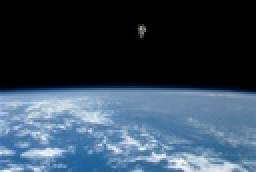
%> input picture img/5.jpg, 128 x 86 px, shrunk from 615 x 413 before the run (shown 2 times larger)
$ octave demo_seam_carving.m   (GNU Octave 9; MATLAB toolbox functions it lacks are replaced by stand-ins)
%> lines starting %> are read from the running program, lines starting %| are printed output that depends on the picture; in (x1, y1, x2, y2) boxes, pixels count from 0 and x2, y2 are one past the last pixel; in counts of white or black regions, pixels touching at a corner belong together; the program's own positions count from 1
### crop.m
function img_crop = crop(img, dims)
% CROP crops the inout image. The output image is of size dims (a vector
% indicating a number of rows and columns).
%
%   Usage:
%       img_crop = crop(img, dims)
%
%   Input:
%       img       : Input image
%       dims      : A vector of length 2 indicating the number of rows
%                   and columns of the output image.
%
%   Output:
%       img_crop  : Output image, with size(img_crop) = dims.
%
%   Example:
%       img = imread('img/5.jpg');
%       [r, c, ~] = size(img);
%       dims = [r, c - 200];
%       img_crop = crop(img, dims);
%       imshow(img);
%       figure;
%       imshow(img_crop);
%
%   See also: seam_carving.m
%
%   Requires:
%
%   References:
%
% Author: Rodrigo Pena
% Date: 19 Nov 2014
% Testing:

%% Parse input
% img
[r, c, d] = size(img);

% dims
assert(length(dims) == 2, ...
    'dims must be a two-dimensional vector.');

assert( (dims(1) <= r) && (dims(2) <= c), ...
    'img_crop''s dimensions must be less or equal to img''s.');

%% Initialization
img_crop = uint8(zeros( dims(1), dims(2), d));

%% Crop image
% Amount of rows to remove on top
cropU = round( (r - dims(1))/2 );

% Amount of rows to remove on bottom
cropD = (r - dims(1)) - cropU;

% Amount of colums to remove on the left
cropL = round( (c - dims(2))/2 );

% Amount of columns to remove on the right
cropR = (c - dims(2)) - cropL;

for i = 1:d
    img_crop(:,:,i) = ...
        img((cropU + 1):(r - cropD), (cropL + 1):(c - cropR), i);
end

end

### seam_carving.m
function img_sc = seam_carving( img, dims )
% SEAM_CARVING retargets the input image os that the output image has the
% specified dimensions.
%
%   Usage:
%       img_sc = seam_carving(img, dims)
%
%   Input:
%       img       : A n-by-m-by-d image.
%       dims      : A scalar indicating the expansion factor in both rows
%                   and columns, OR a vector of length 2 indicating the
%                   number of rows and columns of the output image.
%
%   Output:
%         img_sc  : Retargetted image.
%
%   Example:
%       img = imread('img/5.jpg');
%       [r, c, ~] = size(img);
%       img_sc = seam_carving( img, [r, c - 100] );
%       imshow(img);
%       figure;
%       imshow(img_sc);
%
%   See also: find_k_seams.m, delete_seam.m, expand_seam.m
%
%   Requires:
%
%   References:
%       [1] Avidan, S. and Shamir, A. "Seam Carving for Content-Aware
%       Image Resizing". Mitsubishi Electric Research Laboratories.
%       Technical Report TR2007-087. August 2008.
%       [2] Rubinstein, M. et al. "Improved Seam Carving for Video
%       Retargeting". Mitsubishi Electric Research Laboratories.
%       Technical Report TR2008-064. August 2008.
%
% Author: Rodrigo Pena
% Date: 10 Dec 2014
% Testing:

%% Parse input
% img
[r, c, d] = size(img);
assert((d==3) || (d==1), ...
    'The third dimmension of the input image must be 1 or 3.');

% dims
if (length(dims) == 1)
    dims = [round(dims*r), round(dims*c)];
elseif (length(dims) == 2)
    dims = round(dims);
else
    error('dims must be a scalar or a two-dimensional vector.');
end

%% Initialization
img_sc = img;

%% Seam carving across the rows:
k = r - dims(1);
dir_string = 'horizontal';

switch sign(k)
    case 0 % Do nothing

    case 1 % Remove rows
        [~, img_sc] = find_k_seams(img_sc, abs(k), dir_string);

    case -1 % Add rows
        % Max number of seams to expand per iteration (to avoid artefacts):
        max_k = round(0.1 .* r);

        iterations = floor(abs(k./max_k));
        for i = 1:iterations
            [seams, ~] = find_k_seams(img_sc, max_k, dir_string);
            img_sc = expand_seam(img_sc, seams, dir_string);
        end

        rest = abs(k) - iterations .* max_k;
        if (rest ~= 0)
            [seams, ~] = find_k_seams(img_sc, rest, dir_string);
            img_sc = expand_seam(img_sc, seams, dir_string);
        end
end

%% Seam carving across the columns:
k = c - dims(2);
dir_string = 'vertical';

switch sign(k)
    case 0 % Do nothing

    case 1 % Remove columns
        [~, img_sc] = find_k_seams(img_sc, abs(k), dir_string);

    case -1 % Add columns
        % Max number of seams to expand per iteration (to avoid artefacts):
        max_k = round(0.1 .* c);

        iterations = floor(abs(k./max_k));
        for i = 1:iterations
            [seams, ~] = find_k_seams(img_sc, max_k, dir_string);
            img_sc = expand_seam(img_sc, seams, dir_string);
        end

        rest = abs(k) - iterations .* max_k;
        if (rest ~= 0)
            [seams, ~] = find_k_seams(img_sc, rest, dir_string);
            img_sc = expand_seam(img_sc, seams, dir_string);
        end
end

end

### find_k_seams.m
function [seams, img_reduced] = find_k_seams(img, k, dir_string, h_energy)
% FIND_K_SEAMS finds the k least energy paths (with respect to an energy
% map) when traversing the image in the direction indicated by dir_string.
%
%   Usage:
%       [seams, img_reduced] = find_k_seams(img, k, dir_string)
%
%   Input:
%       img         : A n-by-m-by-d image.
%       k           : Number of seams (or least energy paths) to find.
%       dir_string  : A string {'horizontal', 'vertical'}.
%           - 'horizontal': Traverse the energy map from left to right.
%           - 'vertical': Traverse the energy map from top to bottom.
%       h_energy    : (Optional) Function handle specifying the n-by-m-by-1
%                     energy map as a function of img.
%                     (DEFAULT: @(img) abs_gradient_map(img))
%
%   Output:
%       seams       : A matrix defining the seams.
%           - If dir_string = 'horizontal': A m-by-k matrix with the column
%           indices of a path crossing img from left to right.
%           - If dir_string = 'vertical': A n-by-k matrix with the row
%           indices of a path crossing img from top to bottom.
%       img_reduced : A copy of img, but with the k seams removed. A
%                     by-product of finding the first k seams, can be
%                     useful later.
%
%   Example:
%       img = imread('img/5.jpg');
%       dir_string = 'vertical';
%       k = 10;
%       [seams, img_reduced] = find_k_seams(img, k, dir_string)
%       img_marked = show_seams(img, seams, dir_string);
%       imshow(img);
%       figure;
%       imshow(img_marked);
%       figure;
%       imshow(img_reduced);
%
%   See also: find_k_seams.m, show_seams.m, seam_carving.m
%
%   Requires:
%
%   References:
%       [1] Avidan, S. and Shamir, A. "Seam Carving for Content-Aware
%       Image Resizing". Mitsubishi Electric Research Laboratories.
%       Technical Report TR2007-087. August 2008.
%       [2] Rubinstein, M. et al. "Improved Seam Carving for Video
%       Retargeting". Mitsubishi Electric Research Laboratories.
%       Technical Report TR2008-064. August 2008.
%
% Author: Rodrigo Pena
% Date: 19 Nov 2014
% Testing:

%% Parse input:
% img
[n, m, d] = size(img);
assert((d == 3) || (d == 1), ...
    'The third dimension of the input image must be 1 or 3.');

% k
assert(isnumeric(k), 'k must be numeric');
k = round(k);

% dir_string
assert(strcmp(dir_string,'horizontal') || strcmp(dir_string,'vertical'),...
    'dir_string must be ''horizontal'' or ''vertical''.');
if strcmp(dir_string,'horizontal')
    seams = NaN*ones(m, k);
else
    seams = NaN*ones(n, k);
end

% h_energy
if (nargin < 4) || isempty(h_energy)
    h_energy = @abs_gradient_map;
end
assert(isa(h_energy, 'function_handle'), ...
    'h_energy must be a function handle');

%% Initialization
img_reduced = img;

%% Find k seams:
for iteration = 1:k
    energy_map = h_energy(img_reduced);

    [seam, ~, ~] = find_seam(energy_map, dir_string);

    img_reduced = delete_seam(img_reduced, seam, dir_string);

    seams(:,iteration) = seam;
end

%% Adjust seams's frame of reference
for i = k:-1:2
    seams(:,i:k) = seams(:,i:k) + ...
        (seams(:, i:k) >= repmat(seams(:, i - 1), [1, k - i + 1]));
end

end

### abs_gradient_map.m
function energy_map = abs_gradient_map(img)
% ABS_GRADIENT_MAP computes the absolute gradient map of the input image.
%
%   Usage:
%       energy_map = abs_gradient_map(img)
%
%   Input:
%       img        : A n-by-m-by-d uint8 image. If d = 3, the color space
%                    must be RGB.
%
%   Output:
%       energy_map : A n-by-m energy map computed from the gradient of img.
%
%   Example:
%       img = imread('img/5.jpg');
%       energy_map = abs_gradient_map(img);
%       imshow(img);
%       figure;
%       imagesc(energy_map);
%
%   See also: find_k_seams.m
%
%   Requires:
%
%   References:
%
% Author: Rodrigo Pena
% Date: 29 Nov 2015
% Testing:

%% Parse input
assert(isa(img, 'uint8'), 'Image must be uint8');

%% Initialization
[~, ~, d] = size(img);

%% Compute map
if (d == 3)
    [Ix, Iy] = gradient(double(rgb2gray(img)));
else
    [Ix, Iy] = gradient(double(img_reduced));
end

energy_map = abs(Ix) + abs(Iy);

end

### find_seam.m
function [seam, cum_energy, edges_from] = find_seam(energy_map, dir_string)
% FIND_SEAM finds the least energy path (with respect to an energy map)
% when traversing the image in the direction indicated by dir_string.
%
%   Usage:
%       [seam, cum_energy, edges_from] = find_seam(energy_map, dir_string)
%
%   Input:
%       energy_map :   A n-by-m-by-1 matrix with numeric entries
%       dir_string :   A string {'horizontal', 'vertical'}.
%           - 'horizontal': Traverse energy_map from left to right.
%           - 'vertical': Traverse energy_map from top to bottom.
%
%   Output:
%       seam       :   A vector defining the seam.
%           - If dir_string = 'horizontal': A m-by-1 vector with the
%           column indices of a path crossing img from left to right.
%           - If dir_string = 'vertical': A n-by-1 vector with the row
%             indices of a path crossing img from top to bottom.
%       cum_energy :   A n-by-m matrix with the cumulative energy when
%                      traversing energy_map in the direction indicated by
%                      dir_string.
%       edges_from :   A n-by-m matrix encoding the links between each
%                      pixel in the paths found when traversing energy_map.
%
%
%   Example:
%       img = imread('img/5.jpg');
%       dir_string = 'vertical';
%       [Ix, Iy] = gradient(double(rgb2gray(img)));
%       energy_map = abs(Ix) + abs(Iy);
%       seam = find_seam(energy_map, dir_string);
%       img_marked = show_seams(img, seam, dir_string);
%       imshow(img);
%       figure;
%       imshow(img_marked);
%
%   See also: find_k_seams.m, show_seams.m, seam_carving.m
%
%   Requires:
%
%   References:
%       [1] Avidan, S. and Shamir, A. "Seam Carving for Content-Aware
%       Image Resizing". Mitsubishi Electric Research Laboratories.
%       Technical Report TR2007-087. August 2008.
%       [2] Rubinstein, M. et al. "Improved Seam Carving for Video
%       Retargeting". Mitsubishi Electric Research Laboratories.
%       Technical Report TR2008-064. August 2008.
%
% Author: Rodrigo Pena
% Date: 19 Nov 2014
% Testing:

%% Parse input
% energy_map
[~, ~, d] = size(energy_map);
assert(d == 1, 'energy_map should be a n-by-m-by-1 matrix.');

% dir_string
assert(strcmp(dir_string,'horizontal') || strcmp(dir_string,'vertical'),...
    'dir_string must be ''horizontal'' or ''vertical''.');
if strcmp(dir_string,'horizontal')
    energy_map = energy_map.';
end

%% Initialization
[n, m, ~] = size(energy_map);
cum_energy = repmat(energy_map(1, :), n, 1);
edges_from = zeros(n, m);

%% Dynamic programming to find the paths of less energy
for i = 2:n
    for j = 1:m
        if (j == 1)
            origin_nodes = cum_energy(i-1, 1:2);
        elseif (j == m)
            origin_nodes = cum_energy(i-1, end-1:end);
        else
            origin_nodes = cum_energy(i-1, j-1:j+1);
        end

        [cum_energy(i,j), index] = min(energy_map(i,j) + origin_nodes);

        edges_from(i,j) = j + index - 2 + (j == 1);
    end
end

%% Backtrack and compute seam vector
[~, index] = min(cum_energy(end, :));
seam = index .* ones(n, 1);
for i = n:-1:2
    seam(i - 1) = edges_from(i, seam(i));
end

end

### delete_seam.m
function img_out = delete_seam(img, seam, dir_string)
% DELETE_SEAM deletes a seam from img, outputting an image that is a row or
% a column smaller than the input image.
%
%   Usage:
%       img_out = delete_seam(img, seam, dir_string);
%
%   Input:
%       img        :   A n-by-m-by-d image.
%       seam       :   A vector defining the seam.
%           - If dir_string = 'horizontal': Must be a m-by-1 vector
%             with the column indices of a path crossing img from left to
%             right.
%           - If dir_string = 'vertical': Must be a n-by-1 vector
%             with the row indices of a path crossing img from top to
%             bottom.
%       dir_string :   A string {'horizontal',  'vertical'} (cf. seam info
%                      above).
%
%   Output:
%       img_out    :   The input image with a seam removed.
%           - If dir_string = 'horizontal': A (n-1)-by-m image.
%           - If dir_string = 'vertical': A n-by-(m-1) image.
%
%   Example:
%       img = imread('img/5.jpg');
%       dir_string = 'vertical';
%       seam = find_seam(img, dir_string);
%       img_out = delete_seam(img, seam, dir_string);
%       imshow(img);
%       figure;
%       imshow(img_out);
%
%   See also: find_seam.m, find_k_seams.
%
%   Requires:
%
%   References:
%       [1] Avidan, S. and Shamir, A. "Seam Carving for Content-Aware
%       Image Resizing". Mitsubishi Electric Research Laboratories.
%       Technical Report TR2007-087. August 2008.
%       [2] Rubinstein, M. et al. "Improved Seam Carving for Video
%       Retargeting". Mitsubishi Electric Research Laboratories.
%       Technical Report TR2008-064. August 2008.
%
% Author: Rodrigo Pena
% Date: 19 Nov 2014
% Testing:

%% Parse input

% img
[~, ~, d] = size(img);
assert((d == 3) || (d == 1), ...
    'The third dimension of the input image must be 1 or 3.');

% dir_string
assert(strcmp(dir_string,'horizontal') || strcmp(dir_string,'vertical'),...
    'dir_string must be ''horizontal'' or ''vertical''.');
if strcmp(dir_string,'horizontal')
    if (d == 3)
        img = cat(3, img(:,:,1).', img(:,:,2).', img(:,:,3).');
    else
        img = img.';
    end
end

% seam
[r, c, ~] = size(img);
assert(length(seam) == r, ...
    'seam must be the same size as the input image in the direction dir_string');

%% Initialization
img_out = uint8(zeros(r, c - 1, d));

%% Remove pixels on the seam
for i = 1:r
    current_line = img(i,:,:);
    current_line(:, seam(i), :) = [];
    img_out(i,:,:) = current_line;
end

%% Correct for the transpose
if strcmp(dir_string,'horizontal')
    if (d == 3)
        img_out = cat(3, img_out(:,:,1).', img_out(:,:,2).', ...
            img_out(:,:,3).');
    else
        img_out = img_out.';
    end
end

end

### expand_seam.m
function img_out = expand_seam(img, seam, dir_string)
% EXPAND_SEAM expands a seam from img, outputting an image that is a row or
% a column larger than the input image.
%
%   Usage:
%       img_out = expand_seam(img, seam, dir_string)
%
%   Input:
%       img        : A n-by-m-by-d image.
%       seam       : A vector defining the seam.
%           - If dir_string = 'horizontal': Must be a m-by-1 vector
%             with the column indices of a path crossing img from left to
%             right.
%           - If dir_string = 'vertical': Must be a n-by-1 vector
%             with the row indices of a path crossing img from top to
%             bottom.
%       dir_string : A string {'horizontal',  'vertical'} (cf. seam info
%                      above).
%
%   Output:
%       img_out    : The input image with a seam removed.
%           - If dir_string = 'horizontal': A (n+1)-by-m image.
%           - If dir_string = 'vertical': A n-by-(m+1) image.
%
%   Example:
%       img = imread('img/5.jpg');
%       dir_string = 'vertical';
%       seam = find_seam(img, dir_string);
%       img_out = expand_seam(img, seam, dir_string);
%       imshow(img);
%       figure;
%       imshow(img_out);
%
%   See also: find_seam.m, find_k_seams.
%
%   Requires:
%
%   References:
%       [1] Avidan, S. and Shamir, A. "Seam Carving for Content-Aware
%       Image Resizing". Mitsubishi Electric Research Laboratories.
%       Technical Report TR2007-087. August 2008.
%       [2] Rubinstein, M. et al. "Improved Seam Carving for Video
%       Retargeting". Mitsubishi Electric Research Laboratories.
%       Technical Report TR2008-064. August 2008.
%
% Author: Rodrigo Pena
% Date: 19 Nov 2014
% Testing:

%% Parse input

% img
[~, ~, d] = size(img);
assert((d == 3) || (d == 1), ...
    'The third dimension of the input image must be 1 or 3.');

% dir_string
assert(strcmp(dir_string,'horizontal') || strcmp(dir_string,'vertical'),...
    'dir_string must be ''horizontal'' or ''vertical''.');
if strcmp(dir_string,'horizontal')
    if (d == 3)
        img = cat(3, img(:,:,1).', img(:,:,2).', img(:,:,3).');
    else
        img = img.';
    end
end

% seam
[r, c, ~] = size(img);
assert(length(seam) == r, ...
    'seam must be the same size as the input image in the direction dir_string');

%% Initialization
img_out = uint8(zeros(r, c + 1, d));

%% Expand pixels on the seam
for i = 1:r
    current_line_left = img(i, 1:seam(i), :);
    current_line_right = img(i, (seam(i) + 1):end, :);
    img_out(i,:,:) = cat(2, current_line_left, ...
        current_line_left(1, end, :), current_line_right);
end

%% Correct for the transpose
if strcmp(dir_string,'horizontal')
    if (d == 3)
        img_out = cat(3, img_out(:,:,1).', img_out(:,:,2).', ...
            img_out(:,:,3).');
    else
        img_out = img_out.';
    end
end

end

### content_amp.m
function img_out = content_amp(img, gain)
% CONTENT_AMP zooms in on the high-energy content in the input image, while
% maintaining the original image dimensions.
%
%   Usage:
%       img_out = content_amp(img, gain)
%
%   Input:
%       img     : A r-by-c-by-d image.
%       gain    : A number specifying the amplification (or zoom) level.
%
%   Output:
%       img_out : The output image
%
%   Example:
%       img = imread('img/5.jpg');
%       gain = 1.5;
%       img_out = content_amp(img, gain)
%       imshow(img);
%       imshow(img_out);
%
%   See also: seam_carving.m
%
%   Requires:
%
%   References:
%       [1] Avidan, S. and Shamir, A. "Seam Carving for Content-Aware
%       Image Resizing". Mitsubishi Electric Research Laboratories.
%       Technical Report TR2007-087. August 2008.
%       [2] Rubinstein, M. et al. "Improved Seam Carving for Video
%       Retargeting". Mitsubishi Electric Research Laboratories.
%       Technical Report TR2008-064. August 2008.
%
% Author: Rodrigo Pena
% Date: 10 Dec 2014
% Testing:

%% Parse input:
% img
[r, c, ~] = size(img);

% gain
assert(length(gain) == 1, ...
    'The gain must be a scalar.');
assert(isnumeric(gain), ...
    'The gain must be numeric.');

%% Content amplification:
img_large = imresize(img, gain);
img_out = seam_carving(img_large, [r, c]);

end

### demo_seam_carving.m
%%%%%%%%%%%%%%%%%%%%%%%%%%%%%%%%%%%%%%%%%%%%%%%%%%%%%%%%%%%%%%%%%%%%%%%%%%%
% Seam carving - Image retargetting
%
% Author: Rodrigo Pena
% Date: 10 Dec 2014
%%%%%%%%%%%%%%%%%%%%%%%%%%%%%%%%%%%%%%%%%%%%%%%%%%%%%%%%%%%%%%%%%%%%%%%%%%%

%% Setup
close all
clc

%% Input image
img = imread('img/5.jpg');
%> img is the input picture: size 86x128x3 uint8; mean R, G, B 52.9, 70.2, 87.4
[r, c, d] = size(img);
n_seams = round(0.05 * c);

%% Image reducing:

fprintf('* Image reducing *\n');

tic;
img_crop = crop(img, [r , c - n_seams]);
%> after the loop in crop, `for i = 1:d`:
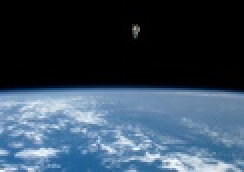
%> img_crop: size 86x122x3 uint8 (shown 2 times larger); mean R, G, B 53.1, 70.4, 87.7
t1 = toc;
fprintf('Time to execute crop.m: %1.2f\n', t1);

tic;
img_resized_small = imresize(img, [r , c - n_seams]);
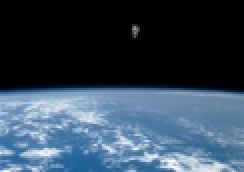
%> img_resized_small: size 86x122x3 uint8 (shown 2 times larger); mean R, G, B 52.9, 70.2, 87.4
t2 = toc;
fprintf('Time to execute imresize.m: %1.2f\n', t2);

tic;
img_sc_small = uint8(seam_carving(img, [r , c - n_seams]));
%> the loop in find_k_seams, `for iteration = 1:k` made 6 passes
%> index in find_seam on passes 1 to 6: 126, 126, 126, 122, 104, 106
%> pass 1, in find_seam, `cum_energy = repmat(energy_map(1, :), n, 1);`:
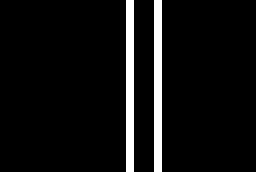
%> cum_energy: size 86x128 double (shown 2 times larger); values 0 (black) and 0.5 (white), 6.2% white; 2 white regions, box (x1, y1, x2, y2) and area: (63, 0, 67, 86) 344, (77, 0, 81, 86) 344
%> after the loop in find_k_seams, `for iteration = 1:k`:
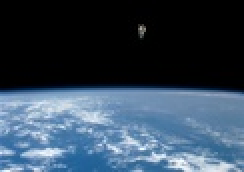
%> img_reduced: size 86x122x3 uint8 (shown 2 times larger); mean R, G, B 53.2, 70.6, 87.9
%> after the loop in find_k_seams, `for iteration = 1:k`: seams = 86 rows, first 8: [90 90 83 90 73 73; 91 91 84 91 74 74; 92 92 85 92 75 75; 93 93 86 93 76 76; 94 94 87 94 77 77; 95 95 88 95 78 78; 96 96 89 96 79 79; 97 97 90 97 80 80]
%> after the loop in find_k_seams, `for i = k:-1:2`: seams = 86 rows, first 8: [90 91 83 93 73 74; 91 92 84 94 74 75; 92 93 85 95 75 76; 93 94 86 96 76 77; 94 95 87 97 77 78; 95 96 88 98 78 79; 96 97 89 99 79 80; 97 98 90 100 80 81]
t3 = toc;
fprintf('Time to execute seam_carving.m: %1.2f\n', t3);

%% Image enlargement:

fprintf('\n* Image enlarging *\n');

tic;
img_resized_large = imresize(img, [r , c + n_seams]);
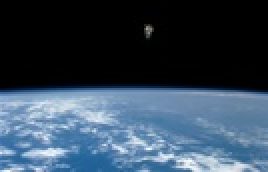
%> img_resized_large: size 86x134x3 uint8 (shown 2 times larger); mean R, G, B 52.9, 70.2, 87.4
t4 = toc;
fprintf('Time to execute imresize.m: %1.2f\n', t4);

tic;
img_sc_large = uint8(seam_carving(img, [r , c + n_seams]));
%> the loop in find_k_seams (call 2), `for iteration = 1:k` made 6 passes
%> after the loop in find_k_seams (call 2), `for iteration = 1:k`: seams = 86 rows, first 8: [90 90 83 90 73 73; 91 91 84 91 74 74; 92 92 85 92 75 75; 93 93 86 93 76 76; 94 94 87 94 77 77; 95 95 88 95 78 78; 96 96 89 96 79 79; 97 97 90 97 80 80]
%> after the loop in find_k_seams (call 2), `for i = k:-1:2`: seams = 86 rows, first 8: [90 91 83 93 73 74; 91 92 84 94 74 75; 92 93 85 95 75 76; 93 94 86 96 76 77; 94 95 87 97 77 78; 95 96 88 98 78 79; 96 97 89 99 79 80; 97 98 90 100 80 81]
%> the loop in expand_seam, `for i = 1:r` made 86 passes
%> current_line_right on passes 39, 40, 41, 44, 45, 47: [0 0 0], [0 1 0], [0 1 4], [0 0 0], [0 3 9], [33 63 97]
t5 = toc;
fprintf('Time to execute seam_carving.m: %1.2f\n', t5);

%% Content amplification:

fprintf('\n* Image content amplification *\n');

tic;
img_content_amp = content_amp(img, 1.1);
%> the loop in find_k_seams (call 3), `for iteration = 1:k` made 9 passes
%> pass 1, in find_seam (call 13), `energy_map = energy_map.';`:
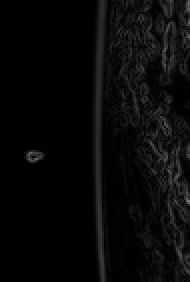
%> energy_map: size 141x95 double (shown 2 times larger); min 0, max 116, mean 8.8; mean of the top-left, top-right, bottom-left and bottom-right quarters 0.2, 19.4, 1, 14.5
%> pass 1, in find_seam (call 13), `cum_energy = repmat(energy_map(1, :), n, 1);`:
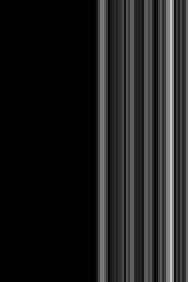
%> cum_energy: size 141x95 double (shown 2 times larger); min 0, max 90, mean 12; drawn with min black and max white
%> (the rest of the program and of its run is left out)
